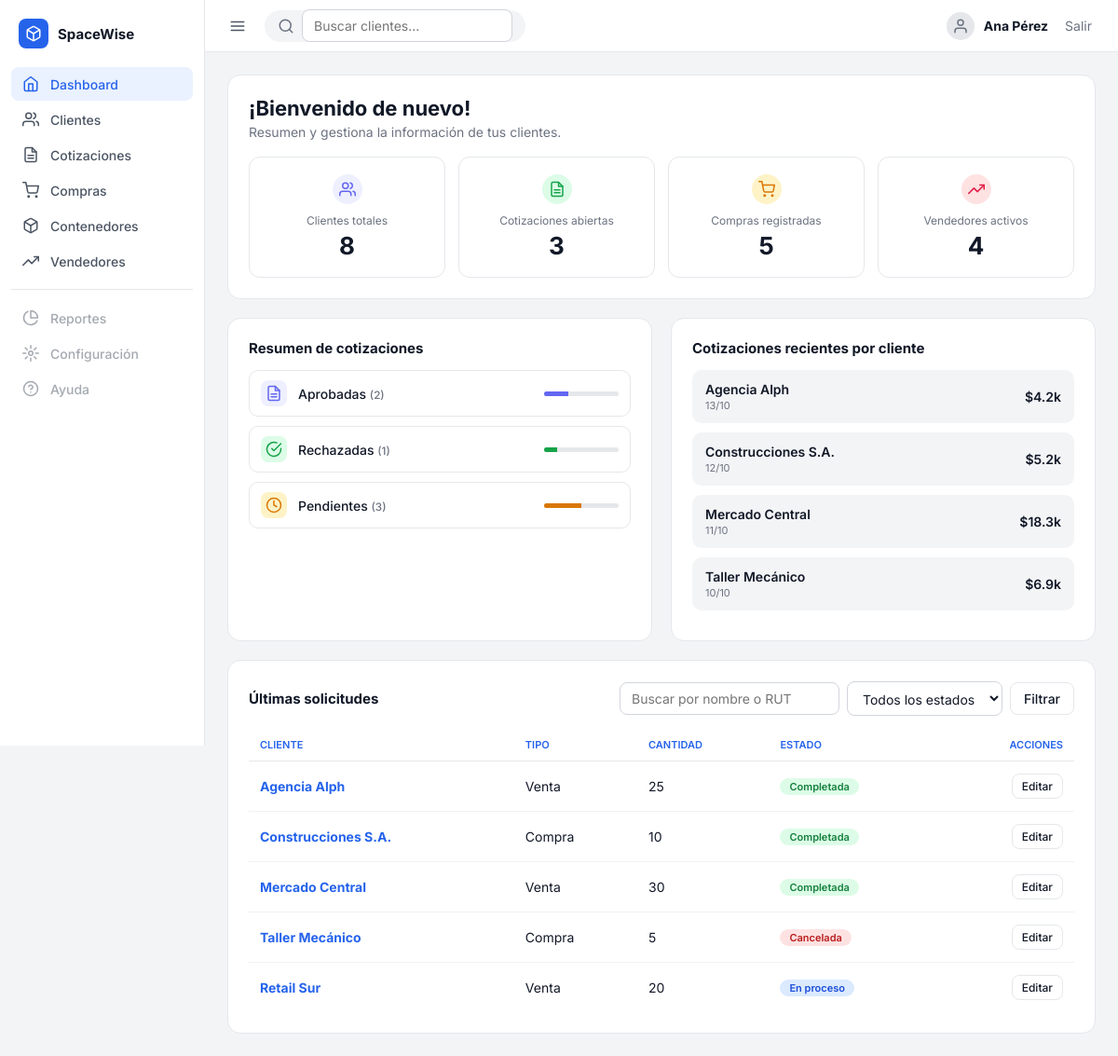
Screenshot of / (signed in) with the database file from the repository.
### cotizaciones/models.py (models this page shows, shortened)
class Cotizacion(models.Model):
    class Estado(models.TextChoices):
        PENDIENTE = "pendiente", "Pendiente"
        APROBADA = "aprobada", "Aprobada"
        RECHAZADA = "rechazada", "Rechazada"
    cliente = models.ForeignKey(
        "clientes.Cliente", on_delete=models.PROTECT, related_name="cotizaciones"
    )
    vendedor = models.ForeignKey(
        "vendedores.Vendedor",
        on_delete=models.SET_NULL,
        null=True,
        blank=True,
        related_name="cotizaciones",
    )
    estado = models.CharField(max_length=10, choices=Estado.choices, default=Estado.PENDIENTE)
    fecha = models.DateField(default=timezone.localdate)
    notas = models.TextField(blank=True)
    creado = models.DateTimeField(auto_now_add=True)
    class Meta:
        ordering = ["-fecha", "-id"]
        verbose_name = "cotización"
        verbose_name_plural = "cotizaciones"
    @property
    def total(self):
        return sum(item.subtotal for item in self.items.all())
    def get_absolute_url(self):
        return reverse("cotizaciones:detalle", args=[self.pk])

class CotizacionItem(models.Model):
    cotizacion = models.ForeignKey(Cotizacion, on_delete=models.CASCADE, related_name="items")
    contenedor = models.ForeignKey("contenedores.Contenedor", on_delete=models.PROTECT)
    cantidad = models.PositiveIntegerField(default=1)
    precio_unitario = models.DecimalField(max_digits=12, decimal_places=2)
    @property
    def subtotal(self):
        return self.cantidad * self.precio_unitario

### clientes/models.py (models this page shows, shortened)
class Cliente(models.Model):
    nombre = models.CharField(max_length=150)
    rut = models.CharField("RUT", max_length=20, blank=True)
    email = models.EmailField("Correo", blank=True)
    telefono = models.CharField("Teléfono", max_length=30, blank=True)
    direccion = models.CharField("Dirección", max_length=255, blank=True)
    informacion_general = models.TextField("Información general", blank=True)
    creado = models.DateTimeField(auto_now_add=True)
    class Meta:
        ordering = ["nombre"]
    def get_absolute_url(self):
        return reverse("clientes:detalle", args=[self.pk])

### operaciones/models.py (models this page shows, shortened)
class Operacion(models.Model):
    class Tipo(models.TextChoices):
        VENTA = "venta", "Venta"
        COMPRA = "compra", "Compra"
        DEVOLUCION = "devolucion", "Devolución"
    class Estado(models.TextChoices):
        PENDIENTE = "pendiente", "Pendiente"
        EN_PROCESO = "en_proceso", "En proceso"
        COMPLETADA = "completada", "Completada"
        CANCELADA = "cancelada", "Cancelada"
    cliente = models.ForeignKey(
        "clientes.Cliente", on_delete=models.PROTECT, related_name="operaciones"
    )
    tipo = models.CharField(max_length=12, choices=Tipo.choices, default=Tipo.VENTA)
    contenedor = models.ForeignKey(
        "contenedores.Contenedor", on_delete=models.SET_NULL, null=True, blank=True
    )
    cotizacion = models.ForeignKey(
        "cotizaciones.Cotizacion",
        on_delete=models.SET_NULL,
        null=True,
        blank=True,
        related_name="operaciones",
    )
    vendedor = models.ForeignKey(
        "vendedores.Vendedor", on_delete=models.SET_NULL, null=True, blank=True
    )
    cantidad = models.PositiveIntegerField(default=1)
    estado = models.CharField(max_length=12, choices=Estado.choices, default=Estado.PENDIENTE)
    fecha = models.DateField(default=timezone.localdate)
    notas = models.TextField(blank=True)
    creado = models.DateTimeField(auto_now_add=True)
    class Meta:
        ordering = ["-fecha", "-id"]
        verbose_name = "operación"
        verbose_name_plural = "operaciones"
    @property
    def badge(self):
        return {
            "completada": "ok",
            "pendiente": "warn",
            "cancelada": "bad",
            "en_proceso": "info",
        }.get(self.estado, "")

### core/views.py (the view)
# urls.py: path("", views.dashboard, name="dashboard"),
@login_required
def dashboard(request):
    total_cot = Cotizacion.objects.count()
    def pct(n):
        return round(n * 100 / total_cot) if total_cot else 0
    def fila(estado, etiqueta, icono, tono):
        n = Cotizacion.objects.filter(estado=estado).count()
        return {"estado": estado, "etiqueta": etiqueta, "n": n, "pct": pct(n), "icono": icono, "tono": tono}
    resumen = [
        fila(Cotizacion.Estado.APROBADA, "Aprobadas", "file-text", "indigo"),
        fila(Cotizacion.Estado.RECHAZADA, "Rechazadas", "check", "green"),
        fila(Cotizacion.Estado.PENDIENTE, "Pendientes", "clock", "amber"),
    ]
    recientes = (
        Cotizacion.objects.select_related("cliente").prefetch_related("items")[:4]
    )
    solicitudes = Operacion.objects.select_related("cliente")
    q = request.GET.get("q", "").strip()
    estado = request.GET.get("estado", "")
    if q:
        solicitudes = solicitudes.filter(
            Q(cliente__nombre__icontains=q) | Q(cliente__rut__icontains=q)
        )
    if estado in Operacion.Estado.values:
        solicitudes = solicitudes.filter(estado=estado)
    return render(
        request,
        "core/dashboard.html",
        {
            "clientes_total": Cliente.objects.count(),
            "cotizaciones_abiertas": Cotizacion.objects.filter(
                estado=Cotizacion.Estado.PENDIENTE
            ).count(),
            "compras_registradas": Operacion.objects.exclude(
                tipo=Operacion.Tipo.DEVOLUCION
            ).count(),
            "vendedores_activos": Vendedor.objects.filter(activo=True).count(),
            "resumen": resumen,
            "recientes": recientes,
            "solicitudes": solicitudes[:8],
            "q": q,
            "estado": estado,
            "estados": Operacion.Estado.choices,
        },
    )

### core/templatetags/ui.py (called while the page is built)
@register.simple_tag
def icon(name):
    paths = ICONS.get(name, "")
    return mark_safe(
        '<svg class="ico" viewBox="0 0 24 24" fill="none" stroke="currentColor" '
        'stroke-width="2" stroke-linecap="round" stroke-linejoin="round" aria-hidden="true">'
        f"{paths}</svg>"
    )

@register.filter
def compact(value):
    try:
        n = float(value or 0)
    except (TypeError, ValueError):
        return value
    if n >= 1_000_000:
        s = f"{n / 1_000_000:.1f}M"
    elif n >= 1_000:
        s = f"{n / 1_000:.1f}k"
    else:
        s = f"{n:.0f}"
    return "$" + s.replace(".0", "")

### templates/core/dashboard.html (shortened to what this page needs)
{% extends "base.html" %}
{% load ui %}
{% block content %}
<section class="card">
  <div class="page-title" style="margin-bottom:18px">
    <div>
      <h1>¡Bienvenido de nuevo!</h1>
      <p>Resumen y gestiona la información de tus clientes.</p>
    </div>
  </div>
  <div class="stats">
    <div class="stat"><span class="chip tone-indigo">{% icon "users" %}</span><small>Clientes totales</small><strong>{{ clientes_total }}</strong></div>
    <div class="stat"><span class="chip tone-green">{% icon "file-text" %}</span><small>Cotizaciones abiertas</small><strong>{{ cotizaciones_abiertas }}</strong></div>
    <div class="stat"><span class="chip tone-amber">{% icon "cart" %}</span><small>Compras registradas</small><strong>{{ compras_registradas }}</strong></div>
    <div class="stat"><span class="chip tone-rose">{% icon "trend" %}</span><small>Vendedores activos</small><strong>{{ vendedores_activos }}</strong></div>
  </div>
</section>
<div class="grid-2">
  <section class="card">
    <h2>Resumen de cotizaciones</h2>
    {% for r in resumen %}
    <a class="row-link" href="{% url 'cotizaciones:lista' %}?estado={{ r.estado }}">
      <span class="chip tone-{{ r.tono }}">{% icon r.icono %}</span>
      <span class="label">{{ r.etiqueta }} <small class="muted">({{ r.n }})</small></span>
      <span class="bar {{ r.tono }}"><i style="width: {{ r.pct }}%"></i></span>
    </a>
    {% endfor %}
  </section>
  <section class="card">
    <h2>Cotizaciones recientes por cliente</h2>
    {% for c in recientes %}
    <a class="recent" href="{{ c.get_absolute_url }}">
      <span><b>{{ c.cliente.nombre }}</b><small>{{ c.fecha|date:"d/m" }}</small></span>
      <b>{{ c.total|compact }}</b>
    </a>
    {% empty %}
    <p class="muted">Aún no hay cotizaciones. <a href="{% url 'cotizaciones:crear' %}">Crea la primera</a>.</p>
    {% endfor %}
  </section>
</div>
<section class="card">
  <div class="toolbar" style="justify-content:space-between">
    <h2 style="margin:0">Últimas solicitudes</h2>
    <form method="get">
      <input type="search" name="q" value="{{ q }}" placeholder="Buscar por nombre o RUT" aria-label="Buscar solicitudes">
      <select name="estado" onchange="this.form.submit()" aria-label="Filtrar por estado">
        <option value="">Todos los estados</option>
      </select>
      <button class="btn" type="submit">Filtrar</button>
    </form>
  </div>
  <div class="table-wrap">
    <table>
      <thead><tr><th>CLIENTE</th><th>TIPO</th><th>CANTIDAD</th><th>ESTADO</th><th class="num">ACCIONES</th></tr></thead>
      <tbody>
      {% for o in solicitudes %}
        <tr>
          <td><a href="{{ o.cliente.get_absolute_url }}"><b>{{ o.cliente.nombre }}</b></a></td>
          <td>{{ o.get_tipo_display }}</td>
          <td>{{ o.cantidad }}</td>
          <td><span class="badge {{ o.badge }}">{{ o.get_estado_display }}</span></td>
          <td class="num"><a class="btn btn-sm" href="{% url 'operaciones:editar' o.pk %}">Editar</a></td>
        </tr>
      {% empty %}
        <tr><td colspan="5" class="empty">No hay solicitudes que coincidan.</td></tr>
      {% endfor %}
      </tbody>
    </table>
  </div>
</section>
{% endblock %}

### templates/base.html (shortened to what this page needs)
{% load static ui %}<!doctype html>
<html lang="es">
<head>
  <link rel="stylesheet" href="{% static 'css/app.css' %}">
</head>
<body>
{% with ns=request.resolver_match.namespace url=request.resolver_match.url_name %}
<div class="app">
  <aside class="sidebar">
    <div class="brand"><span class="logo">{% icon "box" %}</span> SpaceWise</div>
    <nav class="nav">
      <a href="{% url 'dashboard' %}" class="{% if url == 'dashboard' %}active{% endif %}">{% icon "home" %} Dashboard</a>
      <a href="{% url 'clientes:lista' %}" class="{% if ns == 'clientes' %}active{% endif %}">{% icon "users" %} Clientes</a>
      <a href="{% url 'cotizaciones:lista' %}" class="{% if ns == 'cotizaciones' %}active{% endif %}">{% icon "file-text" %} Cotizaciones</a>
      <a href="{% url 'operaciones:lista' %}" class="{% if ns == 'operaciones' %}active{% endif %}">{% icon "cart" %} Compras</a>
      <a href="{% url 'contenedores:lista' %}" class="{% if ns == 'contenedores' %}active{% endif %}">{% icon "box" %} Contenedores</a>
      <a href="{% url 'vendedores:lista' %}" class="{% if ns == 'vendedores' %}active{% endif %}">{% icon "trend" %} Vendedores</a>
      <hr>
      <span class="disabled" title="Próximamente">{% icon "pie" %} Reportes</span>
      <span class="disabled" title="Próximamente">{% icon "settings" %} Configuración</span>
      <span class="disabled" title="Próximamente">{% icon "help" %} Ayuda</span>
    </nav>
  </aside>
  <div class="main">
    <header class="topbar">
      <button class="icon-btn" id="toggle-nav" type="button" aria-label="Mostrar u ocultar menú">{% icon "menu" %}</button>
      <form class="search" method="get" action="{% url 'clientes:lista' %}" role="search">
        {% icon "search" %}
        <input type="search" name="q" placeholder="Buscar clientes..." aria-label="Buscar clientes">
      </form>
      <div class="user">
        <span class="avatar">{% icon "user" %}</span>
        <strong>{{ request.user.get_full_name|default:request.user.username }}</strong>
        <form method="post" action="{% url 'logout' %}" class="inline">
          <button class="link-btn" type="submit">Salir</button>
        </form>
      </div>
    </header>
    <main class="content">
      <div class="container">
        {% block content %}{% endblock %}
      </div>
    </main>
  </div>
</div>
{% endwith %}
</body>
</html>

### rows the page displays
Cotizacion: cliente.nombre "Agencia Alph", fecha "13/10", total|compact "$4.2k"
Cotizacion: cliente.nombre "Construcciones S.A.", fecha "12/10", total|compact "$5.2k"
Cotizacion: cliente.nombre "Mercado Central", fecha "11/10", total|compact "$18.3k"
Cotizacion: cliente.nombre "Taller Mecánico", fecha "10/10", total|compact "$6.9k"
Operacion: cliente.nombre "Agencia Alph", tipo "Venta", cantidad "25", estado "Completada"
Operacion: cliente.nombre "Construcciones S.A.", tipo "Compra", cantidad "10", estado "Completada"
Operacion: cliente.nombre "Mercado Central", tipo "Venta", cantidad "30", estado "Completada"
Operacion: cliente.nombre "Taller Mecánico", tipo "Compra", cantidad "5", estado "Cancelada"
Operacion: cliente.nombre "Retail Sur", tipo "Venta", cantidad "20", estado "En proceso"

### other values shown
{{ request.user.get_full_name|default:request.user.username }} "Ana Pérez"
{{ clientes_total }} "8"
{{ cotizaciones_abiertas }} "3"
{{ compras_registradas }} "5"
{{ vendedores_activos }} "4"
{{ r.etiqueta }} "Aprobadas" "Rechazadas" "Pendientes"
{{ r.n }} "2" "1" "3"
